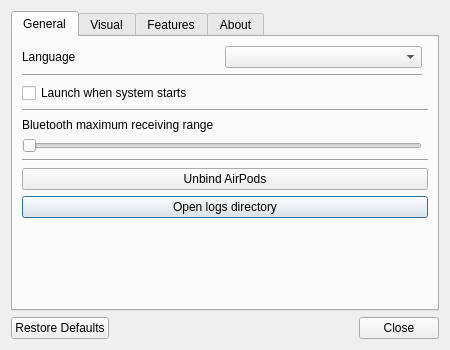
<?xml version="1.0" encoding="UTF-8"?>
<ui version="4.0">
 <class>SettingsWindow</class>
 <widget class="QDialog" name="SettingsWindow">
  <property name="geometry">
   <rect>
    <x>0</x>
    <y>0</y>
    <width>450</width>
    <height>350</height>
   </rect>
  </property>
  <property name="windowTitle">
   <string>AirPodsDesktop Settings</string>
  </property>
  <layout class="QVBoxLayout" name="verticalLayout">
   <item>
    <widget class="QTabWidget" name="tabWidget">
     <property name="currentIndex">
      <number>0</number>
     </property>
     <widget class="QWidget" name="general">
      <attribute name="title">
       <string>General</string>
      </attribute>
      <layout class="QGridLayout" name="gridLayout">
       <item row="2" column="0">
        <widget class="Line" name="line_3">
         <property name="orientation">
          <enum>Qt::Horizontal</enum>
         </property>
        </widget>
       </item>
       <item row="7" column="0" colspan="2">
        <widget class="Line" name="line_5">
         <property name="orientation">
          <enum>Qt::Horizontal</enum>
         </property>
        </widget>
       </item>
       <item row="9" column="0" colspan="2">
        <widget class="QPushButton" name="pbOpenLogsDirectory">
         <property name="text">
          <string>Open logs directory</string>
         </property>
        </widget>
       </item>
       <item row="4" column="0" colspan="2">
        <widget class="Line" name="line_4">
         <property name="orientation">
          <enum>Qt::Horizontal</enum>
         </property>
        </widget>
       </item>
       <item row="5" column="0" colspan="2">
        <widget class="QLabel" name="label_2">
         <property name="text">
          <string>Bluetooth maximum receiving range</string>
         </property>
        </widget>
       </item>
       <item row="8" column="0" colspan="2">
        <widget class="QPushButton" name="pbUnbind">
         <property name="text">
          <string>Unbind AirPods</string>
         </property>
        </widget>
       </item>
       <item row="3" column="0" colspan="2">
        <widget class="QCheckBox" name="cbAutoRun">
         <property name="text">
          <string>Launch when system starts</string>
         </property>
        </widget>
       </item>
       <item row="6" column="0">
        <widget class="QSlider" name="hsMaxReceivingRange">
         <property name="orientation">
          <enum>Qt::Horizontal</enum>
         </property>
        </widget>
       </item>
       <item row="10" column="0">
        <spacer name="verticalSpacer">
         <property name="orientation">
          <enum>Qt::Vertical</enum>
         </property>
         <property name="sizeHint" stdset="0">
          <size>
           <width>20</width>
           <height>40</height>
          </size>
         </property>
        </spacer>
       </item>
       <item row="0" column="0">
        <layout class="QHBoxLayout" name="horizontalLayout_4">
         <item>
          <widget class="QLabel" name="label_6">
           <property name="text">
            <string>Language</string>
           </property>
          </widget>
         </item>
         <item>
          <widget class="QComboBox" name="cbLanguages"/>
         </item>
        </layout>
       </item>
      </layout>
     </widget>
     <widget class="QWidget" name="visual">
      <attribute name="title">
       <string>Visual</string>
      </attribute>
      <layout class="QGridLayout" name="gridLayout_4">
       <item row="4" column="0">
        <spacer name="verticalSpacer_5">
         <property name="orientation">
          <enum>Qt::Vertical</enum>
         </property>
         <property name="sizeHint" stdset="0">
          <size>
           <width>20</width>
           <height>185</height>
          </size>
         </property>
        </spacer>
       </item>
       <item row="0" column="0">
        <widget class="QLabel" name="label_5">
         <property name="text">
          <string>Display battery on tray icon</string>
         </property>
        </widget>
       </item>
       <item row="1" column="0">
        <layout class="QHBoxLayout" name="horizontalLayout">
         <item>
          <widget class="QRadioButton" name="rbDisplayBatteryOnTrayIconDisable">
           <property name="text">
            <string>Disable</string>
           </property>
           <property name="checked">
            <bool>true</bool>
           </property>
          </widget>
         </item>
         <item>
          <widget class="QRadioButton" name="rbDisplayBatteryOnTrayIconWhenLowBattery">
           <property name="text">
            <string>When low battery</string>
           </property>
          </widget>
         </item>
         <item>
          <widget class="QRadioButton" name="rbDisplayBatteryOnTrayIconAlways">
           <property name="text">
            <string>Always</string>
           </property>
          </widget>
         </item>
        </layout>
       </item>
      </layout>
     </widget>
     <widget class="QWidget" name="features">
      <attribute name="title">
       <string>Features</string>
      </attribute>
      <layout class="QGridLayout" name="gridLayout_2">
       <item row="3" column="0">
        <widget class="Line" name="line_2">
         <property name="orientation">
          <enum>Qt::Horizontal</enum>
         </property>
        </widget>
       </item>
       <item row="4" column="0">
        <spacer name="verticalSpacer_2">
         <property name="orientation">
          <enum>Qt::Vertical</enum>
         </property>
         <property name="sizeHint" stdset="0">
          <size>
           <width>20</width>
           <height>56</height>
          </size>
         </property>
        </spacer>
       </item>
       <item row="2" column="0">
        <layout class="QHBoxLayout" name="horizontalLayout_3">
         <item>
          <widget class="QCheckBox" name="cbAutoEarDetection">
           <property name="text">
            <string>Automatic ear detection</string>
           </property>
          </widget>
         </item>
         <item>
          <layout class="QHBoxLayout" name="hlTipAutoEarDetection"/>
         </item>
         <item>
          <spacer name="horizontalSpacer_2">
           <property name="orientation">
            <enum>Qt::Horizontal</enum>
           </property>
           <property name="sizeHint" stdset="0">
            <size>
             <width>40</width>
             <height>20</height>
            </size>
           </property>
          </spacer>
         </item>
        </layout>
       </item>
       <item row="0" column="0">
        <layout class="QHBoxLayout" name="horizontalLayout_2">
         <item>
          <widget class="QCheckBox" name="cbLowAudioLatency">
           <property name="text">
            <string>Low audio latency</string>
           </property>
          </widget>
         </item>
         <item>
          <layout class="QHBoxLayout" name="hlLowAudioLatency"/>
         </item>
         <item>
          <spacer name="horizontalSpacer">
           <property name="orientation">
            <enum>Qt::Horizontal</enum>
           </property>
           <property name="sizeHint" stdset="0">
            <size>
             <width>40</width>
             <height>20</height>
            </size>
           </property>
          </spacer>
         </item>
        </layout>
       </item>
       <item row="1" column="0">
        <widget class="Line" name="line">
         <property name="orientation">
          <enum>Qt::Horizontal</enum>
         </property>
        </widget>
       </item>
      </layout>
     </widget>
     <widget class="QWidget" name="about">
      <attribute name="title">
       <string>About</string>
      </attribute>
      <layout class="QGridLayout" name="gridLayout_3">
       <item row="0" column="0">
        <layout class="QVBoxLayout" name="verticalLayout_2">
         <item>
          <widget class="QWidget" name="logo" native="true">
           <property name="minimumSize">
            <size>
             <width>64</width>
             <height>64</height>
            </size>
           </property>
           <property name="styleSheet">
            <string notr="true">image: url(:/Resource/Image/Icon.svg);</string>
           </property>
          </widget>
         </item>
         <item>
          <spacer name="verticalSpacer_3">
           <property name="orientation">
            <enum>Qt::Vertical</enum>
           </property>
           <property name="sizeHint" stdset="0">
            <size>
             <width>20</width>
             <height>40</height>
            </size>
           </property>
          </spacer>
         </item>
        </layout>
       </item>
       <item row="0" column="1">
        <layout class="QVBoxLayout" name="verticalLayout_3">
         <item>
          <layout class="QHBoxLayout" name="horizontalLayout_7">
           <item>
            <widget class="QLabel" name="label_3">
             <property name="font">
              <font>
               <family>Arial</family>
               <pointsize>12</pointsize>
               <weight>75</weight>
               <bold>true</bold>
              </font>
             </property>
             <property name="text">
              <string notr="true">AirPodsDesktop</string>
             </property>
            </widget>
           </item>
           <item>
            <widget class="QLabel" name="lbVersion">
             <property name="text">
              <string notr="true">v</string>
             </property>
             <property name="openExternalLinks">
              <bool>true</bool>
             </property>
             <property name="textInteractionFlags">
              <set>Qt::LinksAccessibleByMouse|Qt::TextSelectableByMouse</set>
             </property>
            </widget>
           </item>
           <item>
            <spacer name="horizontalSpacer_4">
             <property name="orientation">
              <enum>Qt::Horizontal</enum>
             </property>
             <property name="sizeHint" stdset="0">
              <size>
               <width>40</width>
               <height>20</height>
              </size>
             </property>
            </spacer>
           </item>
          </layout>
         </item>
         <item>
          <widget class="Line" name="line_7">
           <property name="orientation">
            <enum>Qt::Horizontal</enum>
           </property>
          </widget>
         </item>
         <item>
          <widget class="QLabel" name="label">
           <property name="text">
            <string>&lt;html&gt;&lt;head/&gt;&lt;body&gt;&lt;p&gt;Open source &lt;a href=&quot;https://github.com/SpriteOvO/AirPodsDesktop&quot;&gt;&lt;span style=&quot; text-decoration: underline; color:#0000ff;&quot;&gt;repository&lt;/span&gt;&lt;/a&gt; and licensed under &lt;a href=&quot;https://github.com/SpriteOvO/AirPodsDesktop/blob/main/LICENSE&quot;&gt;&lt;span style=&quot; text-decoration: underline; color:#0000ff;&quot;&gt;GPLv3&lt;/span&gt;&lt;/a&gt;.&lt;/p&gt;&lt;/body&gt;&lt;/html&gt;</string>
           </property>
           <property name="openExternalLinks">
            <bool>true</bool>
           </property>
          </widget>
         </item>
         <item>
          <widget class="QLabel" name="label_4">
           <property name="text">
            <string>Copyright © 2021-2022 SpriteOvO. All rights reserved.</string>
           </property>
          </widget>
         </item>
         <item>
          <widget class="Line" name="line_6">
           <property name="orientation">
            <enum>Qt::Horizontal</enum>
           </property>
          </widget>
         </item>
         <item>
          <widget class="QTextBrowser" name="tbCredits">
           <property name="frameShape">
            <enum>QFrame::NoFrame</enum>
           </property>
           <property name="textInteractionFlags">
            <set>Qt::LinksAccessibleByKeyboard|Qt::LinksAccessibleByMouse</set>
           </property>
           <property name="openExternalLinks">
            <bool>true</bool>
           </property>
          </widget>
         </item>
        </layout>
       </item>
      </layout>
     </widget>
    </widget>
   </item>
   <item>
    <widget class="QDialogButtonBox" name="buttonBox">
     <property name="orientation">
      <enum>Qt::Horizontal</enum>
     </property>
     <property name="standardButtons">
      <set>QDialogButtonBox::Close|QDialogButtonBox::RestoreDefaults</set>
     </property>
    </widget>
   </item>
  </layout>
 </widget>
 <resources/>
 <connections>
  <connection>
   <sender>buttonBox</sender>
   <signal>accepted()</signal>
   <receiver>SettingsWindow</receiver>
   <slot>accept()</slot>
   <hints>
    <hint type="sourcelabel">
     <x>248</x>
     <y>254</y>
    </hint>
    <hint type="destinationlabel">
     <x>157</x>
     <y>274</y>
    </hint>
   </hints>
  </connection>
  <connection>
   <sender>buttonBox</sender>
   <signal>rejected()</signal>
   <receiver>SettingsWindow</receiver>
   <slot>reject()</slot>
   <hints>
    <hint type="sourcelabel">
     <x>316</x>
     <y>260</y>
    </hint>
    <hint type="destinationlabel">
     <x>286</x>
     <y>274</y>
    </hint>
   </hints>
  </connection>
 </connections>
</ui>
